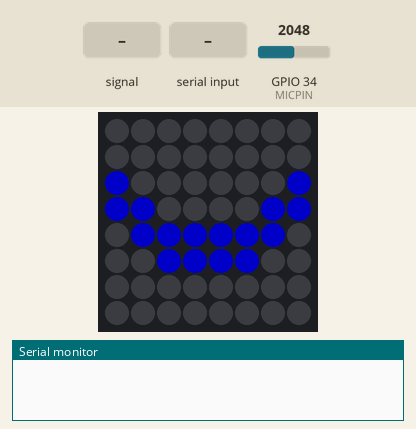
This sketch was run on a simulated ESP32. Shown: 8×8 RGB LED matrix (first LED top left, wired row by row), the last lines printed to the serial monitor. The inputs (shaded band) are chosen by the test bench; at power-on: GPIO 34 (MICPIN) = 2048. Dim RGB values are drawn brighter than linear; nothing arrives over Bluetooth unless stated.

Above: at 1.2 s.
1.3 s: GPIO 34 (MICPIN) fed a 200 Hz sine of ±1842 counts around its level
At 3.4 s:
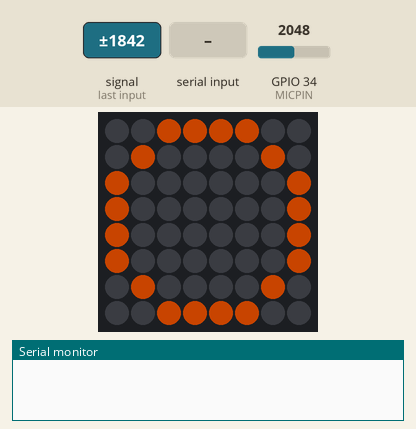
3.7 s: "+\n" received over the second serial link
5.3 s: GPIO 34 (MICPIN) set to 1960
At 7.1 s:
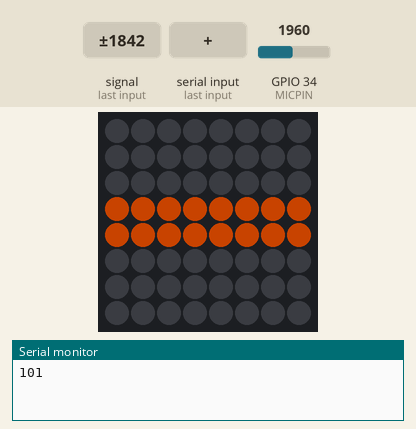
7.8 s: GPIO 34 (MICPIN) fed a 1000 Hz sine of ±1023 counts around its level
At 9.5 s:
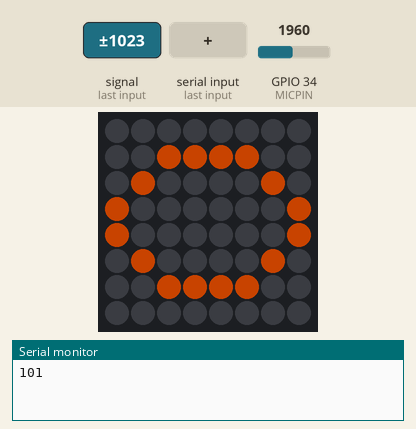
10.1 s: "-\n" received over the second serial link
12.0 s: GPIO 34 (MICPIN) set to 2040
At 12.62 s:
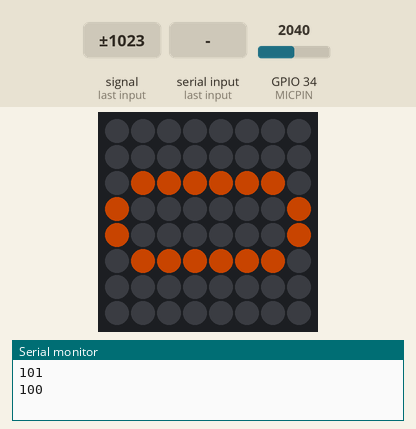
Timing chart, 0 to 15.0 s (numbered marks = the images above; inputs shaded):
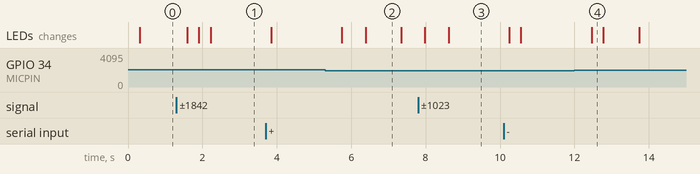

The sketch:

ledMask.ino
```cpp
#include <Adafruit_GFX.h>
#include <Adafruit_NeoMatrix.h>
#include <Adafruit_NeoPixel.h>
#include "BluetoothSerial.h"

#if !defined(CONFIG_BT_ENABLED) || !defined(CONFIG_BLUEDROID_ENABLED)
#error Bluetooth is not enabled! Please run `make menuconfig` to and enable it
#endif

#define MATRIXPIN 13
#define MICPIN 34

BluetoothSerial SerialBT;
Adafruit_NeoMatrix matrix = Adafruit_NeoMatrix(8, 8, MATRIXPIN,
                            NEO_MATRIX_BOTTOM + NEO_MATRIX_LEFT +
                            NEO_MATRIX_ROWS   + NEO_MATRIX_PROGRESSIVE,
                            NEO_GRB           + NEO_KHZ800);

int off[8][8] = {
  {0, 0, 0, 0, 0, 0, 0, 0},
  {0, 0, 0, 0, 0, 0, 0, 0},
  {0, 0, 0, 0, 0, 0, 0, 0},
  {0, 0, 0, 0, 0, 0, 0, 0},
  {0, 0, 0, 0, 0, 0, 0, 0},
  {0, 0, 0, 0, 0, 0, 0, 0},
  {0, 0, 0, 0, 0, 0, 0, 0},
  {0, 0, 0, 0, 0, 0, 0, 0}
};

int openMouthBig[8][8] = {
  {0, 0, 1, 1, 1, 1, 0, 0},
  {0, 1, 0, 0, 0, 0, 1, 0},
  {1, 0, 0, 0, 0, 0, 0, 1},
  {1, 0, 0, 0, 0, 0, 0, 1},
  {1, 0, 0, 0, 0, 0, 0, 1},
  {1, 0, 0, 0, 0, 0, 0, 1},
  {0, 1, 0, 0, 0, 0, 1, 0},
  {0, 0, 1, 1, 1, 1, 0, 0}
};

int openMouthMedium[8][8] = {
  {0, 0, 0, 0, 0, 0, 0, 0},
  {0, 0, 1, 1, 1, 1, 0, 0},
  {0, 1, 0, 0, 0, 0, 1, 0},
  {1, 0, 0, 0, 0, 0, 0, 1},
  {1, 0, 0, 0, 0, 0, 0, 1},
  {0, 1, 0, 0, 0, 0, 1, 0},
  {0, 0, 1, 1, 1, 1, 0, 0},
  {0, 0, 0, 0, 0, 0, 0, 0}
};

int openMouthSmall[8][8] = {
  {0, 0, 0, 0, 0, 0, 0, 0},
  {0, 0, 0, 0, 0, 0, 0, 0},
  {0, 1, 1, 1, 1, 1, 1, 0},
  {1, 0, 0, 0, 0, 0, 0, 1},
  {1, 0, 0, 0, 0, 0, 0, 1},
  {0, 1, 1, 1, 1, 1, 1, 0},
  {0, 0, 0, 0, 0, 0, 0, 0},
  {0, 0, 0, 0, 0, 0, 0, 0}
};

int mouthClosed[8][8] = {
  {0, 0, 0, 0, 0, 0, 0, 0},
  {0, 0, 0, 0, 0, 0, 0, 0},
  {0, 0, 0, 0, 0, 0, 0, 0},
  {1, 1, 1, 1, 1, 1, 1, 1},
  {1, 1, 1, 1, 1, 1, 1, 1},
  {0, 0, 0, 0, 0, 0, 0, 0},
  {0, 0, 0, 0, 0, 0, 0, 0},
  {0, 0, 0, 0, 0, 0, 0, 0}
};

int smile[8][8] = {
  {0, 0, 0, 0, 0, 0, 0, 0},
  {0, 0, 0, 0, 0, 0, 0, 0},
  {2, 0, 0, 0, 0, 0, 0, 2},
  {2, 2, 0, 0, 0, 0, 2, 2},
  {0, 2, 2, 2, 2, 2, 2, 0},
  {0, 0, 2, 2, 2, 2, 0, 0},
  {0, 0, 0, 0, 0, 0, 0, 0},
  {0, 0, 0, 0, 0, 0, 0, 0}
};

int sad[8][8] = {
  {0, 0, 0, 0, 0, 0, 0, 0},
  {0, 0, 0, 0, 0, 0, 0, 0},
  {0, 0, 3, 3, 3, 3, 0, 0},
  {0, 3, 3, 3, 3, 3, 3, 0},
  {3, 3, 0, 0, 0, 0, 3, 3},
  {3, 0, 0, 0, 0, 0, 0, 3},
  {0, 0, 0, 0, 0, 0, 0, 0},
  {0, 0, 0, 0, 0, 0, 0, 0}
};

int test[8][8] {
  {0, 0, 0, 0, 0, 0, 0, 0},
  {0, 2, 2, 0, 0, 2, 2, 0},
  {0, 2, 2, 0, 0, 2, 2, 0},
  {0, 0, 0, 0, 0, 0, 0, 0},
  {0, 2, 0, 0, 0, 0, 2, 0},
  {0, 0, 2, 0, 0, 2, 0, 0},
  {0, 0, 0, 2, 2, 0, 0, 0},
  {0, 0, 0, 0, 0, 0, 0, 0}
};

const uint16_t samples = 2560;
float vol = 0.0;
uint16_t maxVol = 0;

bool didSpeak = false;
unsigned int mouthClosedTimer = 0;
const uint16_t timeMouthClosed = 1000;

uint16_t color[4] = {};
uint16_t brightness = 100;

String message = "";

void drawImage(int image[][8]) {
  for (int y = 0; y < 8; y++) {
    for (int x = 0; x < 8; x++) {
      matrix.drawPixel(x, y, color[image[y][x]]);
    }
  }
  matrix.show();
  delay(10);
}

void setMouth(int mouth[][8]) {
  drawImage(mouth);
  didSpeak = true;
  mouthClosedTimer = millis() + timeMouthClosed;
}

void setup() {
  Serial.begin(115200);
  matrix.begin();
  matrix.setBrightness(brightness);

  color[0] = matrix.Color(0, 0, 0);
  color[1] = matrix.Color(249, 165, 39);
  color[2] = matrix.Color(0, 0, 255);
  color[3] = matrix.Color(255, 0, 0);

  matrix.fillScreen(color[0]);
  matrix.show();

  SerialBT.begin("Led-Mask");
}

void loop() {
  /* ToDo:
   *  - Add sound visualization
   *  - Integration of mobile app
   *  - Optimize transition between faces
   */
  if (SerialBT.available()) {
    char incomingChar = SerialBT.read();
    if (incomingChar != '\n') {
      message += String(incomingChar);
    } else {
      message = "";
    }
  }
  delay(20);

  if (message == "sad") {
    drawImage(sad);
    delay(2000);
  }
  if (message == "+") {
    if(brightness++ >= 255) {
      brightness = 0;
    }
    Serial.println(brightness);
    matrix.setBrightness(brightness);
    matrix.show();
    delay(10);
  }
  if (message == "-") {
    if(brightness-- < 0) {
      brightness = 255;
    }
    Serial.println(brightness);
    matrix.setBrightness(brightness);
    matrix.show();
    delay(10);
  }

  maxVol = 0;

  for (int i = 0; i < samples; i++) {
    uint16_t analog = analogRead(MICPIN);
    uint16_t micline = abs(analog - 3072);
    maxVol = max(micline, maxVol);
  }
  vol = (maxVol + vol) / 2.0;

  if (didSpeak && millis() > mouthClosedTimer) {
    didSpeak = false;
  }

  if (vol <= 1400 && !didSpeak) {
    drawImage(smile);
  } else if (vol <= 1400 && didSpeak) {
    drawImage(mouthClosed);
  } else if (vol > 1400 && vol <= 2000) {
    setMouth(openMouthSmall);
  } else if (vol > 2000 && vol <= 2600) {
    setMouth(openMouthMedium);
  } else if (vol > 2600) {
    setMouth(openMouthBig);
  }
}
```

Measured:
- after the input at 1.3 s, the LEDs: first change after 0.29 s (image 1 shows a later state)
- after the input at 5.3 s, the LEDs: first change after 0.45 s (image 2 shows a later state)
- after the input at 7.8 s, the LEDs: first change after 0.18 s (image 3 shows a later state)
- after the input at 12.0 s, the LEDs: change after 0.46 s (image 4)
- what the display in image 2 shows lasts 0.9 s, from 6.4 s to 7.3 s
